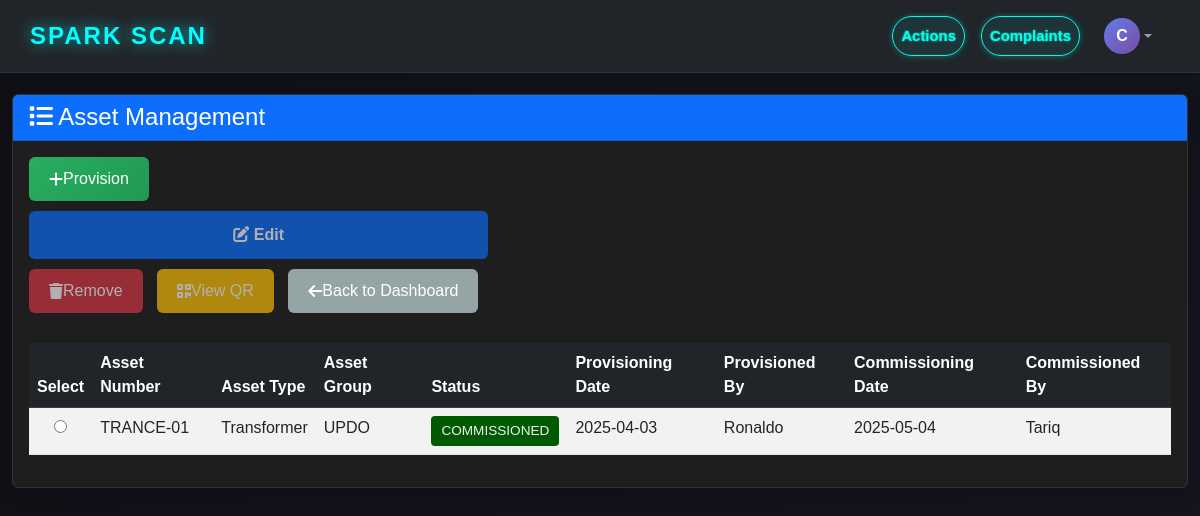
The page /asset/list/ (signed in) on the database its author committed.
### authentication/models.py (models this page shows, shortened)
class Profile(AbstractUser):
    role = models.CharField(max_length=15, choices=RoleChoice.choices)
    phone_num = models.CharField(max_length=15, unique=True)
    class Meta:
        verbose_name = "Profile"
        verbose_name_plural = "Profile"

### asset/models.py (models this page shows, shortened)
class Asset(models.Model):
    asset_type = models.CharField(max_length=20, choices=ASSET_TYPE_CHOICES)
    asset_number = models.CharField(max_length=50, unique=True)
    asset_group = models.CharField(max_length=10, choices=ASSET_GROUP_CHOICES)
    status = models.CharField(max_length=20, choices=STATUS_CHOICES, default='PROVISIONED')
    provisioning_date = models.DateField()
    provisioned_by = models.CharField(max_length=100)
    planned_location = models.TextField(help_text="Planned installation location description")
    commissioning_date = models.DateField(null=True, blank=True)
    commissioned_by = models.CharField(max_length=100, null=True, blank=True)
    actual_location = models.TextField(null=True, blank=True, help_text="Actual installed location")
    latitude = models.DecimalField(max_digits=9, decimal_places=6, null=True, blank=True)
    longitude = models.DecimalField(max_digits=9, decimal_places=6, null=True, blank=True)
    dmm = models.CharField(max_length=20, choices=DMM_CHOICES)
    secondary_connection = models.CharField(max_length=20, choices=SECONDARY_CONNECTION_CHOICES)
    ct_ratio = models.CharField(max_length=20)
    pt_ratio = models.CharField(max_length=20)
    actual_cost = models.DecimalField(max_digits=10, decimal_places=2, null=True, blank=True)
    qr_code = models.ImageField(upload_to='qr_codes/', null=True, blank=True)
    created_at = models.DateTimeField(auto_now_add=True)
    updated_at = models.DateTimeField(auto_now=True)
    class Meta:
        ordering = ['-created_at']

### asset/views.py (the view)
# urls.py: path('list/', views.AssetListView.as_view(), name='asset_list'),
class AssetListView(View):
    template_name = 'asset/asset_list.html'
    def get(self, request):
        assets = Asset.objects.all().order_by('-created_at')
        context = {
            'assets': assets,
            'page_title': 'Asset Management'
        }
        return render(request, self.template_name, context)

### templates/asset/asset_list.html (shortened to what this page needs)
<!DOCTYPE html>
<html lang="en">
<head>
    <link href="https://cdn.jsdelivr.net/npm/bootstrap@5.3.0/dist/css/bootstrap.min.css" rel="stylesheet">
    <link rel="stylesheet" href="https://cdnjs.cloudflare.com/ajax/libs/font-awesome/6.4.0/css/all.min.css">
    <link rel="stylesheet" href="/static/style.css">
</head>
<body>
       <nav class="navbar navbar-expand-lg navbar-dark bg-dark shadow-sm fixed-top">
        <div class="container-fluid">
            <a class="navbar-brand fw-bold glowy-logo" href="{% url 'dashboard:leaflet-map' %}">
                SPARK SCAN
            </a>
            <div class="collapse navbar-collapse justify-content-end" id="navbarMain">
                <ul class="navbar-nav ms-auto action-buttons-right">
                    <li class="nav-item">
                        <a href="{% url 'asset:asset_list' %}" class="nav-link action-btn">Actions</a>
                    </li>
                    <li class="nav-item">
                        <a href="{% url 'citizen_portal:complaint_list' %}" class="nav-link action-btn">Complaints</a>
                    </li>
                    <li class="nav-item dropdown">
                        {% if user.is_authenticated %}
                            <a class="nav-link dropdown-toggle d-flex align-items-center" href="#" id="userDropdown"
                            role="button" data-bs-toggle="dropdown" aria-expanded="false">
                                <div class="profile-icon">
                                    {{ user.username.0|upper }}
                                </div>
                            </a>
                        {% else %}
                            <a class="nav-link action-btn" href="{% url 'authentication:login' %}">Login</a>
                        {% endif %}
                    </li>
                </ul>
            </div>
        </div>
    </nav>
    <div class="container-fluid mt-4">
        <div class="row">
            <div class="col-12">
                <div class="card shadow">
                    <div class="card-header bg-primary text-white">
                        <h4 class="mb-0">
                            <i class="fas fa-list"></i> Asset Management
                        </h4>
                    </div>
                    <div class="card-body">
                        <div class="d-flex gap-2 mb-3">
                            <div class="action-btn-group">
                                {% if request.user.is_authenticated and request.user.role == 'Officer' %}
                                    <button type="button" class="btn btn-success" id="btnProvision">
                                        <i class="fas fa-plus"></i> Provision
                                    </button>
                                    <button type="button" class="btn btn-primary" id="btnEdit" disabled>
                                        <i class="fas fa-edit"></i> Edit
                                    </button>
                                    <button type="button" class="btn btn-danger" id="btnRemove" disabled>
                                        <i class="fas fa-trash"></i> Remove
                                    </button>
                                {% endif %}
                                <button type="button" class="btn btn-warning text-white" id="btnViewQR" disabled>
                                    <i class="fas fa-qrcode"></i> View QR
                                </button>
                                <button type="button" class="btn btn-secondary" onclick="window.location.href='{% url 'dashboard:leaflet-map' %}'">
                                    <i class="fas fa-arrow-left"></i> Back to Dashboard
                                </button>
                            </div>
                        </div>
                        <div class="table-responsive">
                            <table class="table table-striped table-hover asset-table" id="assetTable">
                                <thead class="table-dark">
                                    <tr>
                                        <th width="50">Select</th>
                                        <th>Asset Number</th>
                                        <th>Asset Type</th>
                                        <th>Asset Group</th>
                                        <th>Status</th>
                                        <th>Provisioning Date</th>
                                        <th>Provisioned By</th>
                                        <th>Commissioning Date</th>
                                        <th>Commissioned By</th>
                                    </tr>
                                </thead>
                                <tbody>
                                    {% for asset in assets %}
                                    <tr data-asset-id="{{ asset.id }}" data-asset-status="{{ asset.status }}">
                                        <td class="text-center">
                                            <input type="radio" name="selectedAsset" value="{{ asset.id }}" class="asset-radio">
                                        </td>
                                        <td>{{ asset.asset_number }}</td>
                                        <td>{{ asset.get_asset_type_display }}</td>
                                        <td>{{ asset.asset_group }}</td>
                                        <td>
                                            <span class="status-badge status-{{ asset.status|lower }}">
                                                {{ asset.get_status_display }}
                                            </span>
                                        </td>
                                        <td>{{ asset.provisioning_date|date:"Y-m-d" }}</td>
                                        <td>{{ asset.provisioned_by }}</td>
                                        <td>{{ asset.commissioning_date|date:"Y-m-d"|default:"-" }}</td>
                                        <td>{{ asset.commissioned_by|default:"-" }}</td>
                                    </tr>
                                    {% empty %}
                                    <tr>
                                        <td colspan="9" class="text-center text-muted">No assets found</td>
                                    </tr>
                                    {% endfor %}
                                </tbody>
                            </table>
                        </div>
                    </div>
                </div>
            </div>
        </div>
    </div>
</body>
</html>

### static/style.css (style rules this page uses)
:root { --primary-color: #007bff; --primary-hover: #0056b3; --accent-color: #ff8c00; --text-color-dark: #2c3e50; --text-color-nav: #000000; --page-bg: #ffffff; --card-bg: #ffffff; --border-color: #e0e6ed; --shadow-light: 0 4px 12px rgba(0, 0, 0, 0.08); --nav-font-size: 0.8rem; }
* { box-sizing: border-box; margin: 0; padding: 0; }
body { font-family: 'Montserrat', sans-serif; background-color: var(--page-bg); color: var(--text-color-dark); min-height: 100vh; }
.btn { padding: 10px 20px; border: none; border-radius: 6px; font-size: 1rem; cursor: pointer; text-decoration: none; display: inline-flex; align-items: center; font-weight: 500; }
.btn-primary { background: linear-gradient(135deg, #3498db, #2980b9); color: white; width: 100%; }
.btn-secondary { background: #95a5a6; color: white; }
.btn-success { background: linear-gradient(135deg, #27ae60, #229954); color: white; }
.text-center { text-align: center; }
.status-badge { display: inline-block; padding: 5px 15px; border-radius: 20px; font-size: 0.85rem; font-weight: 600; }
.btn-back, .btn-submit, .btn-primary { padding: 12px 22px; border-radius: 10px; cursor: pointer; text-decoration: none; font-weight: 600; border: none; transition: 0.2s ease; }
.btn-submit, .btn-primary { background: #1c60ff; color: #ffffff; }
.btn-primary { display: block; width: 100%; background: #1e5fa3; color: white; border-radius: 6px; padding: 12px; font-size: 16px; text-align: center; transition: 0.2s ease; }
.status-badge { padding: 4px 10px; border-radius: 12px; font-size: 13px; text-transform: uppercase; }
.navbar, #top-bar { display: flex; align-items: center; justify-content: space-between; background: #101921; box-shadow: 0 4px 22px rgba(0, 255, 255, 0.10); padding: 10px 28px 10px 18px; border-bottom: 1px solid rgba(0,255,255,0.10); position: fixed; width: 100%; z-index: 990; }
.glowy-logo { font-weight: 700; color: #0ff !important; text-shadow: 0 0 2px #00ffff, 0 0 3px #00ffff; font-size: 1.5rem; letter-spacing: 2px; }
.navbar-nav.ms-auto, .action-buttons-right { display: flex; align-items: center; gap: 16px; margin-left: auto; }
.action-btn { background: rgba(0,255,255,0.07); border: 1.5px solid #00ffe7; color: #00ffe7 !important; border-radius: 22px; padding: 8px 22px; font-weight: 600; font-size: 0.93rem; text-shadow: 0 0 2px #00ffe7; box-shadow: 0 0 5px #0ff4, 0 2px 8px rgba(0, 255, 255, 0.10); transition: background 0.2s, box-shadow 0.2s; cursor: pointer; text-decoration: none; }
.profile-icon { width: 36px; height: 36px; border-radius: 50%; background: linear-gradient(135deg, #667eea 0%, #764ba2 100%); color: white; display: flex; align-items: center; justify-content: center; font-weight: 700; font-size: 16px; cursor: pointer; transition: transform 0.2s; }

### templates/asset/asset_list.html (style rules this page uses)
body { background: linear-gradient(135deg, #0f0f15 0%, #151520 100%); color: #f0f0f0; padding-top: 70px; }
.glowy-logo { color: #00ffff; text-shadow: 0 0 15px rgba(0, 255, 255, 0.7); font-size: 1.5rem; letter-spacing: 2px; }
.container, .card, .modal-content { background-color: #1e1e1e; color: #f0f0f0; border-color: #333; }
.action-btn-group .btn { margin-right: 10px; margin-bottom: 10px; }
.table-responsive { margin-top: 20px; }
.asset-table tbody tr { cursor: pointer; transition: background-color 0.2s; }
.status-badge { padding: 5px 10px; border-radius: 4px; font-size: 0.85rem; font-weight: 500; color: #f0f0f0; }
.status-commissioned { background-color: #005a00; }

### rows shown on the page
Profile: username.0 "C"
Asset: asset_number "TRANCE-01", asset_type "Transformer", asset_group "UPDO", status "COMMISSIONED", provisioning_date "2025-04-03", provisioned_by "Ronaldo", commissioning_date "2025-05-04", commissioned_by "Tariq"
